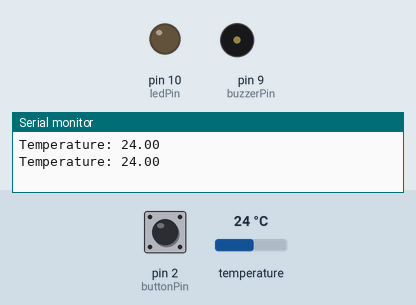
The sketch below on a simulated Arduino Uno, built with avr-gcc and run on an emulated ATmega328P. Shown: output pins drawn as LEDs (lit = HIGH), buzzer (waves = sounding), the last lines printed to the serial monitor. The test bench sets the inputs (shaded band); at power-on: temperature 24 °C, pin 2 (buttonPin) LOW.

Above: at 2.3 s.
2.4 s: temperature set to 33.3 °C
4.2 s: temperature set to 34.8 °C
At 5.5 s:
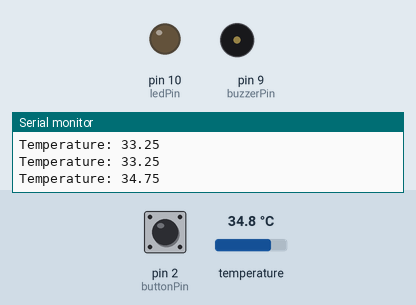
7.8 s: pin 2 (buttonPin) pulled HIGH for 3.2 s
At 11.67 s:
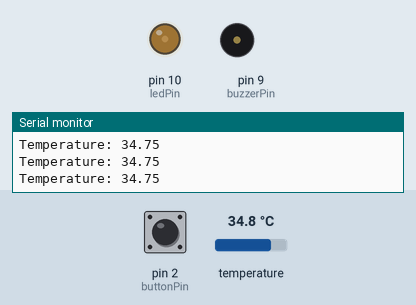
At 13.7 s:
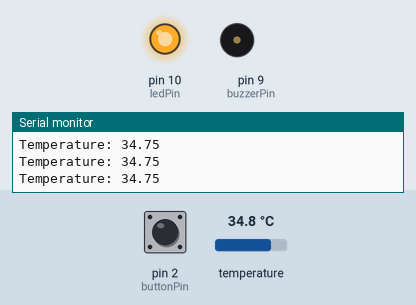
Timing chart, 0 to 23.2 s (numbered marks = the images above; inputs shaded):
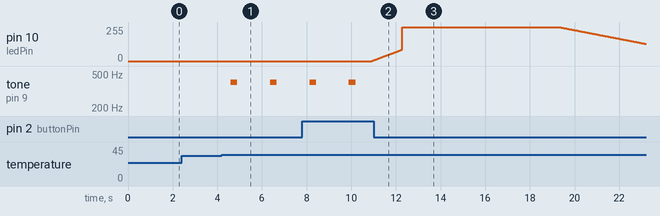

Measured:
- the behaviour switches between 34.1 and 34.2 °C on temperature (found by bisection; images 0 and 1)
- after the input at 4.2 s, tone on pin 9 (buzzerPin): alternates 400 Hz for 0.30 s and silent for 1.5 s, starting after 0.40 s
- after the input at 7.8 s, pin 10 (ledPin): rises from 0/255 to 255/255 in 1.4 s, then falls to 129/255 in 10.9 s; tone on pin 9 (buzzerPin): goes on until 10.2 s, then stays silent

The sketch:

arduino_code.ino
```cpp
#include <OneWire.h>
#include <DallasTemperature.h>

// Pin configuration
const int ledPin     = 10;
const int buttonPin  = 2;
const int buzzerPin  = 9;
const int oneWireBus = 4; // DS18B20 data pin connected here

// OneWire + DallasTemperature setup
OneWire oneWire(oneWireBus);
DallasTemperature sensors(&oneWire);

// Button debouncing variables
int buttonState        = LOW;
int lastButtonState    = LOW;
unsigned long lastDebounceTime = 0;
unsigned long debounceDelay    = 50;
int brightness;

void setup() {
  pinMode(ledPin, OUTPUT);
  pinMode(buttonPin, INPUT);
  pinMode(buzzerPin, OUTPUT);
  digitalWrite(buzzerPin, LOW);

  Serial.begin(9600);
  sensors.begin(); // Start the DS18B20 sensor
}

void loop() {
  // Read temperature
  sensors.requestTemperatures();
  float temperature = sensors.getTempCByIndex(0);
  Serial.print("Temperature: ");
  Serial.println(temperature);

  // Gentle, pulsing tone if temperature high
  if (temperature > 34.13) {
    tone(buzzerPin, 400); // 400 Hz soft tone
    delay(300);
    noTone(buzzerPin);
    delay(700);
  } else {
    noTone(buzzerPin);
  }

  // Button debounce and breathing exercise trigger
  int reading = digitalRead(buttonPin);
  if (reading != lastButtonState) {
    lastDebounceTime = millis();
  }

  if ((millis() - lastDebounceTime) > debounceDelay) {
    if (reading != buttonState) {
      buttonState = reading;
      if (buttonState == HIGH) {
        breathingExercise();
      }
    }
  }

  lastButtonState = reading;
}

void breathingExercise() {
  // Perform 3 cycles of 4-7-8 breathing
  for (int cycle = 0; cycle < 3; cycle++) {
    // Inhale (4s) – LED fade in
    for (brightness = 0; brightness <= 85; brightness++) {
      analogWrite(ledPin, brightness);
      delay(16); // ~4s total
    }

    // Hold (7s) – LED fully on
    analogWrite(ledPin, 255);
    delay(7000);

    // Exhale (8s) – LED fade out
    for (brightness = 255; brightness >= 0; brightness--) {
      analogWrite(ledPin, brightness);
      delay(31); // ~8s total
    }

    if (cycle < 2) delay(1000);
  }

  // Temperature check after breathing exercise
  sensors.requestTemperatures();
  float temperature = sensors.getTempCByIndex(0);
  Serial.print("Temperature: ");
  Serial.println(temperature);

  if (temperature > 35.0) {
    digitalWrite(buzzerPin, HIGH);
  } else {
    digitalWrite(buzzerPin, LOW);
  }
}
```
